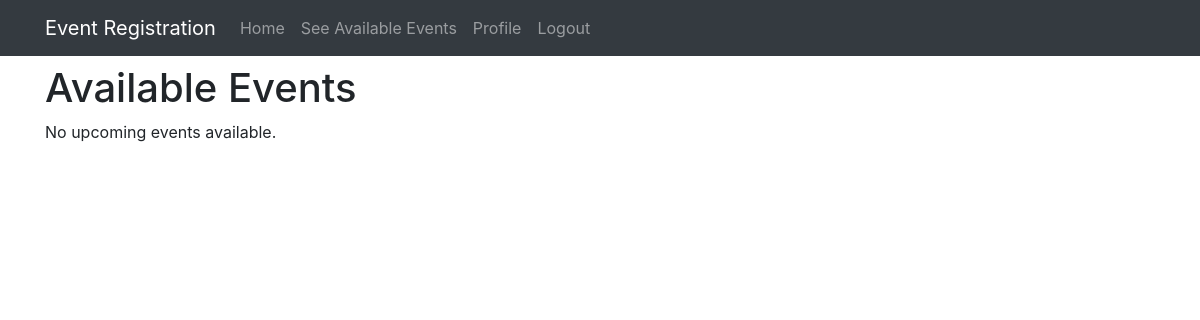
The app's page /lec/user/register-event.php (signed in), older data.
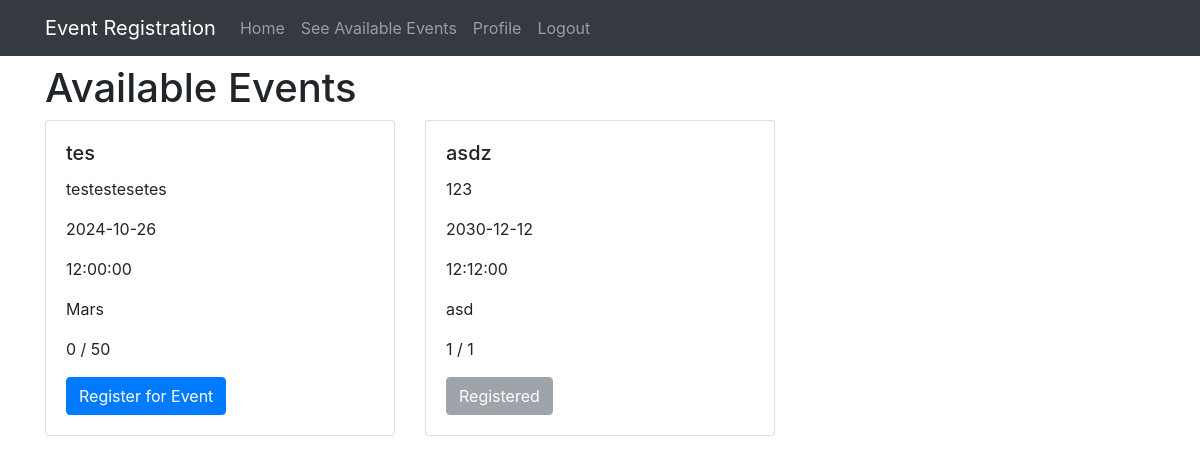
The same page, newer data.
### tables this page shows
CREATE TABLE events (
  id int(11) NOT NULL,
  name varchar(200) NOT NULL,
  description text DEFAULT NULL,
  date date NOT NULL,
  time time NOT NULL,
  location varchar(200) NOT NULL,
  max_participants int(11) NOT NULL,
  current_participants int(11) DEFAULT 0,
  status enum('open','closed','canceled') DEFAULT 'open',
  image_path varchar(255) DEFAULT NULL,
  banner_path varchar(255) DEFAULT NULL,
  created_at timestamp NOT NULL DEFAULT current_timestamp(),
  updated_at timestamp NOT NULL DEFAULT current_timestamp() ON UPDATE current_timestamp()
);

### lec/includes/functions.php (called while the page is built, shortened)
<?php
function is_logged_in() {
    return isset($_SESSION['user_id']);
}
function is_admin() {
    return isset($_SESSION['role']) && $_SESSION['role'] === 'admin';
}

### lec/user/register-event.php (the view, shortened to what this page needs)
<?php
require_once '../includes/functions.php';
include '../includes/header.php';
$database = new Database();
$db = $database->getConnection();
$query = "SELECT e.*,
          (SELECT COUNT(*) FROM event_registrations r WHERE r.event_id = e.id) as registered_count,
          (SELECT COUNT(*) FROM event_registrations r WHERE r.event_id = e.id AND r.user_id = :user_id) as is_registered
          FROM events e
          WHERE e.date >= CURDATE()
          ORDER BY e.date ASC";
$stmt = $db->prepare($query);
$stmt->execute([':user_id' => $_SESSION['user_id']]);
$events = $stmt->fetchAll(PDO::FETCH_ASSOC);
?>
<!DOCTYPE html>
<html>
<head>
    <link rel="stylesheet" href="../assets/css/style.css">
    <link rel="stylesheet" href="https://maxcdn.bootstrapcdn.com/bootstrap/4.5.2/css/bootstrap.min.css">
</head>
<body>
    <div class="container">
        <h1>Available Events</h1>
        <?php if (empty($events)): ?>
            <p>No upcoming events available.</p>
        <?php else: ?>
            <div class="row">
                <?php foreach ($events as $event): ?>
                    <div class="col-md-4">
                        <div class="card mb-4">
                            <div class="card-body">
                                <h5 class="card-title"><?= htmlspecialchars($event['name']) ?></h5>
                                <p class="card-text"><?= htmlspecialchars($event['description']) ?></p>
                                <p class="card-text"><?= $event['date'] ?></p>
                                <p class="card-text"><?= $event['time'] ?></p>
                                <p class="card-text"><?= htmlspecialchars($event['location']) ?></p>
                                <p class="card-text"><?= $event['registered_count'] ?> / <?= $event['max_participants'] ?></p>
                                <?php if ($event['is_registered'] > 0): ?>
                                    <button class="btn btn-secondary" disabled>Registered</button>
                                <?php elseif ($event['registered_count'] < $event['max_participants']): ?>
                                    <button type="button" class="btn btn-primary" data-toggle="modal" data-target="#registerModal" data-event-id="<?= $event['id'] ?>">
                                        Register for Event
                                    </button>
                                <?php else: ?>
                                    <button class="btn btn-danger" disabled>Full</button>
                                <?php endif; ?>
                            </div>
                        </div>
                    </div>
                <?php endforeach; ?>
            </div>
        <?php endif; ?>
    </div>
</body>
</html>

### lec/includes/header.php (shortened to what this page needs)
<?php
include_once 'functions.php';
?>
<!DOCTYPE html>
<html lang="en">
<head>
    <link href="https://cdn.jsdelivr.net/npm/bootstrap@5.3.0/dist/css/bootstrap.min.css" rel="stylesheet">
    <link rel="stylesheet" href="/assets/css/style.css">
</head>
<body>
    <nav class="navbar navbar-expand-lg navbar-dark bg-dark fixed-top">
        <div class="container">
            <a class="navbar-brand">Event Registration</a>
            <div class="collapse navbar-collapse" id="navbarNav">
                <ul class="navbar-nav me-auto">
                    <li class="nav-item">
                        <a class="nav-link" href="./my-events.php">Home</a>
                    </li>
                    <?php if (is_logged_in()): ?>
                        <?php if (is_admin()): ?>
                            <li class="nav-item">
                                <a class="nav-link" href="/admin/dashboard.php">Admin Dashboard</a>
                            </li>
                        <?php else: ?>
                            <li class="nav-item">
                                <a class="nav-link" href="./register-event.php">See Available Events</a>
                            </li>
                        <?php endif; ?>
                        <li class="nav-item">
                            <a class="nav-link" href="./profile.php">Profile</a>
                        </li>
                        <li class="nav-item">
                            <a class="nav-link" href="../logout.php">Logout</a>
                        </li>
                    <?php endif; ?>
                </ul>
            </div>
        </div>
    </nav>
</body>
</html>

### lec/assets/css/style.css (style rules this page uses)
body { font-family: Arial, sans-serif; line-height: 1.6; margin: 0; background-color: #f5f5f5; padding-top: 40px; }
.container { max-width: 1200px; margin: 0 auto; }
button { background-color: #007bff; color: white; padding: 10px 15px; border: none; border-radius: 4px; cursor: pointer; }
button:disabled { background-color: #cccccc; cursor: not-allowed; }

Row changes from the older to the newer data that the page shows:
added events: name "tes", description "testestesetes", date "2024-10-26", time "12:00:00", location "Mars", registered_count "0", max_participants "50"
added events: name "asdz", description "123", date "2030-12-12", time "12:12:00", location "asd", registered_count "1", max_participants "1", shows "Registered"
Text that changed along with them:
text no longer shown: "No upcoming events available."
